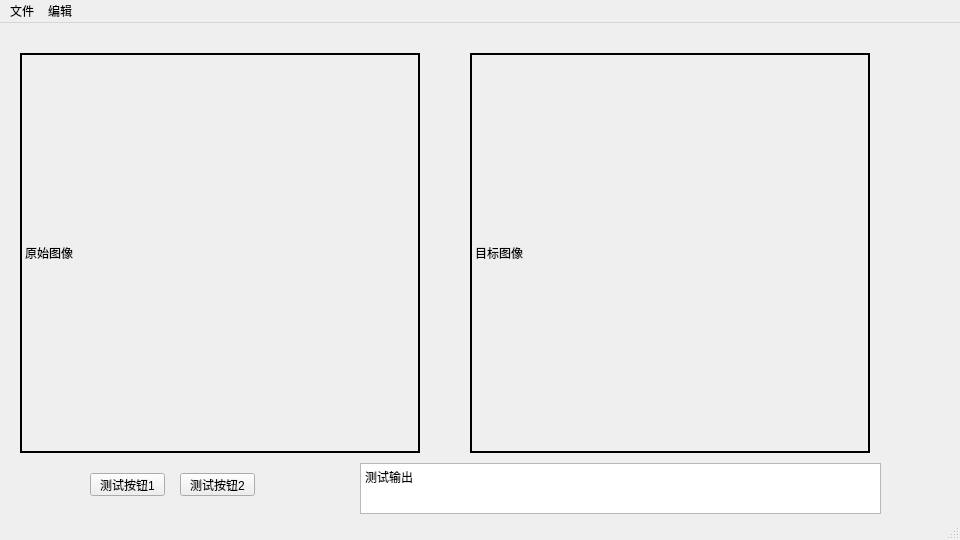
<?xml version="1.0" encoding="UTF-8"?>
<ui version="4.0">
 <class>MainWindow</class>
 <widget class="QMainWindow" name="MainWindow">
  <property name="geometry">
   <rect>
    <x>0</x>
    <y>0</y>
    <width>960</width>
    <height>540</height>
   </rect>
  </property>
  <property name="windowTitle">
   <string>ImageLab</string>
  </property>
  <widget class="QWidget" name="centralwidget">
   <widget class="QLabel" name="lb_src">
    <property name="geometry">
     <rect>
      <x>20</x>
      <y>30</y>
      <width>400</width>
      <height>400</height>
     </rect>
    </property>
    <property name="frameShape">
     <enum>QFrame::WinPanel</enum>
    </property>
    <property name="text">
     <string>原始图像</string>
    </property>
   </widget>
   <widget class="QLabel" name="lb_dst">
    <property name="geometry">
     <rect>
      <x>470</x>
      <y>30</y>
      <width>400</width>
      <height>400</height>
     </rect>
    </property>
    <property name="frameShape">
     <enum>QFrame::WinPanel</enum>
    </property>
    <property name="text">
     <string>目标图像</string>
    </property>
   </widget>
   <widget class="QPushButton" name="btn_test1">
    <property name="geometry">
     <rect>
      <x>90</x>
      <y>450</y>
      <width>75</width>
      <height>23</height>
     </rect>
    </property>
    <property name="text">
     <string>测试按钮1</string>
    </property>
   </widget>
   <widget class="QPushButton" name="btn_test2">
    <property name="geometry">
     <rect>
      <x>180</x>
      <y>450</y>
      <width>75</width>
      <height>23</height>
     </rect>
    </property>
    <property name="text">
     <string>测试按钮2</string>
    </property>
   </widget>
   <widget class="QPlainTextEdit" name="pt_log">
    <property name="geometry">
     <rect>
      <x>360</x>
      <y>440</y>
      <width>521</width>
      <height>51</height>
     </rect>
    </property>
    <property name="plainText">
     <string>测试输出
</string>
    </property>
   </widget>
  </widget>
  <widget class="QMenuBar" name="menubar">
   <property name="geometry">
    <rect>
     <x>0</x>
     <y>0</y>
     <width>960</width>
     <height>23</height>
    </rect>
   </property>
   <widget class="QMenu" name="menu_file">
    <property name="title">
     <string>文件</string>
    </property>
   </widget>
   <widget class="QMenu" name="menu_edit">
    <property name="title">
     <string>编辑</string>
    </property>
   </widget>
   <addaction name="menu_file"/>
   <addaction name="menu_edit"/>
  </widget>
  <widget class="QStatusBar" name="statusbar"/>
 </widget>
 <resources/>
 <connections/>
</ui>
